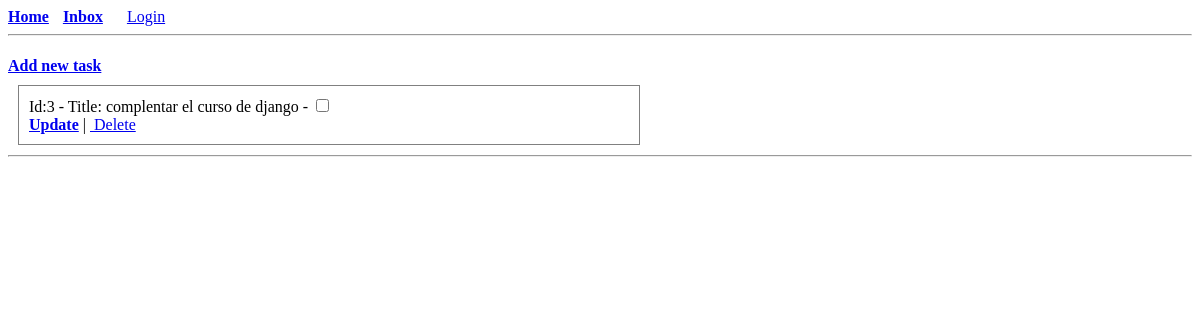
/tag/1/, run on an earlier commit of the app's database.
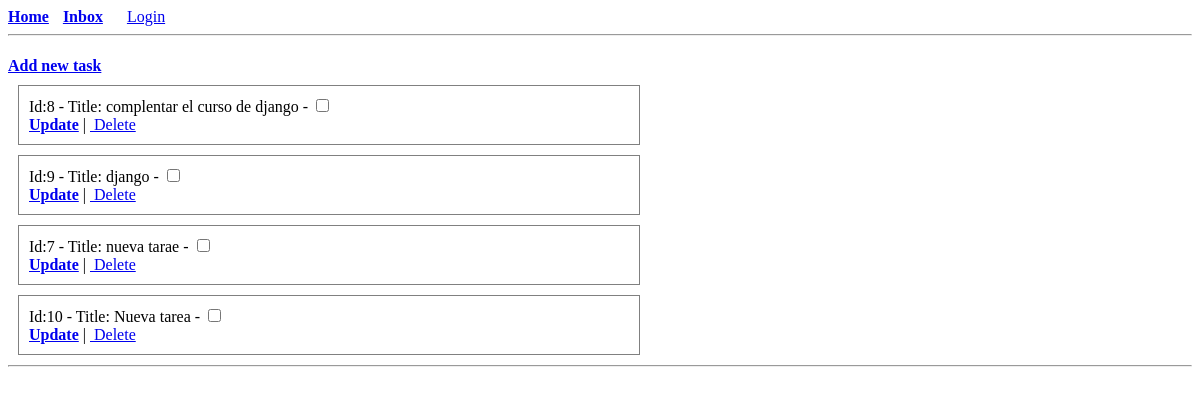
And on a later commit of the database.
### base/models.py (models this page shows, shortened)
class Task(models.Model):
    title = models.CharField(max_length=500)
    description = models.TextField(blank=True, null=True)
    done = models.BooleanField(default=False)
    start_date = models.DateTimeField(blank=True, null=True)
    due_date = models.DateTimeField(blank=True, null=True)
    priority = models.IntegerField(
        default=1,
        validators=[MinValueValidator(1), MaxValueValidator(4)]
    )
    updated = models.DateTimeField(auto_now=True)
    created = models.DateTimeField(auto_now_add=True)
    project = models.ForeignKey(Project, on_delete=models.CASCADE)
    tags = models.ManyToManyField(Tag, blank=True)
    class Meta():
        ordering = ['done']

### base/views.py (the view)
# urls.py: path("tag/<str:pk>/", views.tag, name="tag"),
def tag(request,pk):
    tag = get_object_or_404(Tag, pk=pk)
    tasks = Task.objects.filter(tags=tag)
    context = {'tasks': tasks}
    return render(request,'base/tag.html',context)

### base/templates/base/tag.html (shortened to what this page needs)
{% extends 'main.html' %}
{% block content %}
<div>
    <strong><a href="{% url 'add-task' %}">Add new task</a></strong>
{% for task in  tasks %}
<div style="border: 1px solid grey; width: 600px; margin: 10px; padding:10px;" >
    Id:{{task.id}} - Title: {{task.title}} - <input type="checkbox" name="done" {% if task.done %} checked {% endif %}>
    <div> <strong><a href="{% url 'update-task' task.id %}">Update</a></strong> | <a href="{% url 'delete-task' task.id %}" class=""> Delete</a></div>
</div>
{% endfor %}
</div>
{% endblock %}

What changed in the data, as far as the page shows it:
removed Task: id "3", title "complentar el curso de django"
added Task: id "8", title "complentar el curso de django"
added Task: id "9", title "django"
added Task: id "7", title "nueva tarae"
added Task: id "10", title "Nueva tarea"
